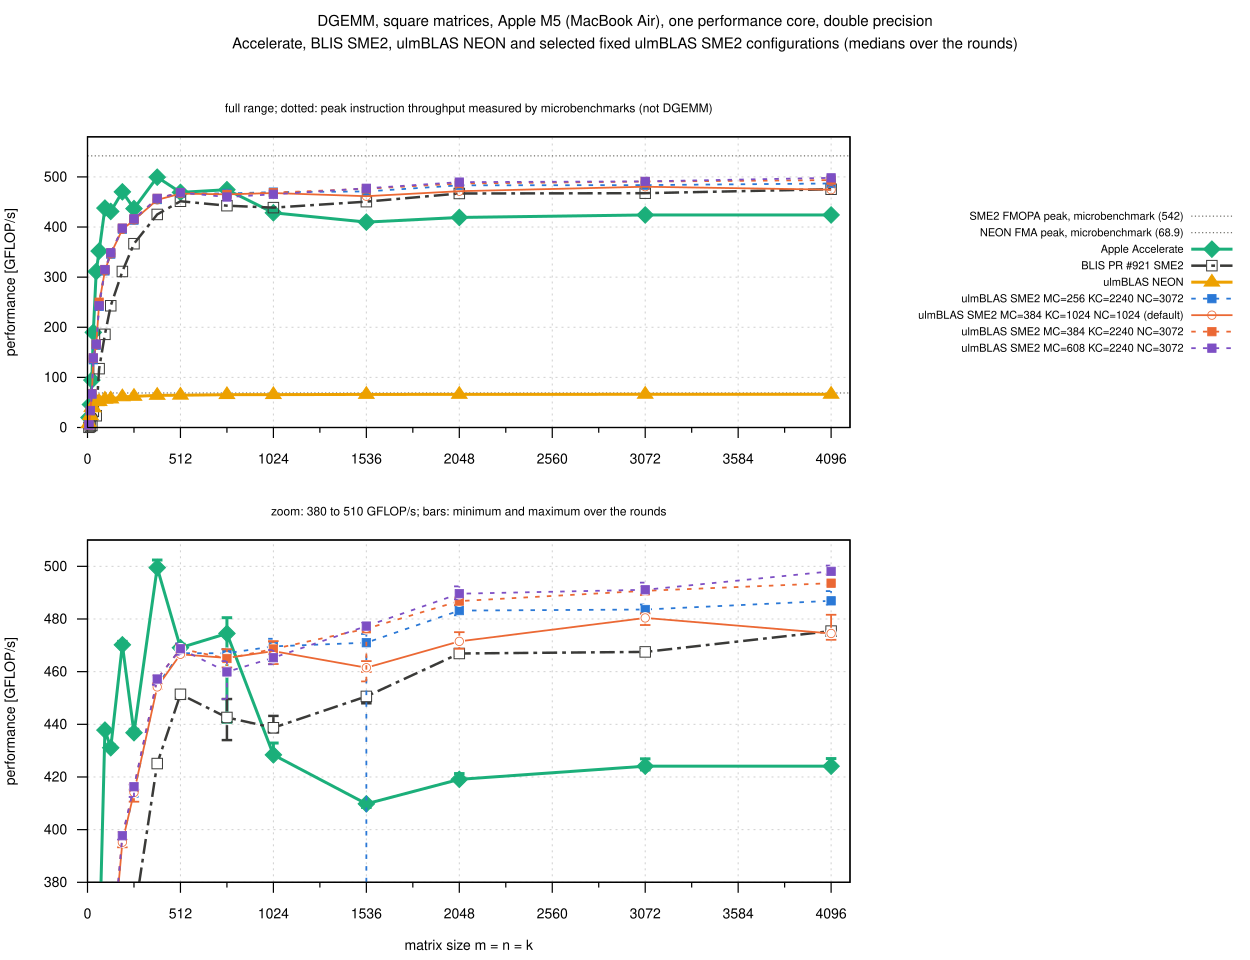

Recreate this plot in gnuplot.
load "_style.gp"
load "_selection.gp"
set terminal svg size 1250,960 dynamic enhanced font "Helvetica,14" background rgb "white"
set output "square_readable.svg"
VARS = SEL; ERR = 1
TITLE = "DGEMM, square matrices, Apple M5 (MacBook Air), one performance core, double precision\nAccelerate, BLIS SME2, ulmBLAS NEON and selected fixed ulmBLAS SME2 configurations (medians over the rounds)"
load "_panels.gp"
